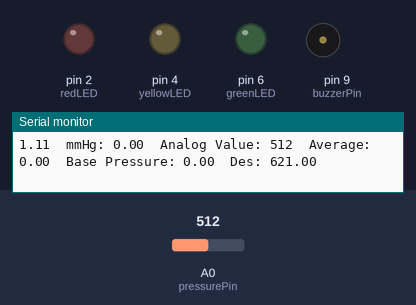
Recording of a sketch running on a simulated Arduino Uno, built with avr-gcc and run on an emulated ATmega328P. Shown: output pins drawn as LEDs (lit = HIGH), buzzer (waves = sounding, pin HIGH), the last lines printed to the serial monitor. Inputs (shaded band) come from the test bench; at power-on: A0 (pressurePin) = 512.

Above: at 1.2 s.
1.3 s: A0 (pressurePin) set to 486
At 2.0 s:
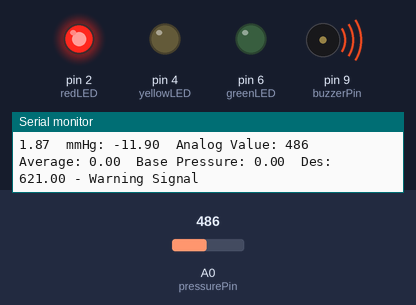
4.3 s: A0 (pressurePin) set to 511
At 6.7 s:
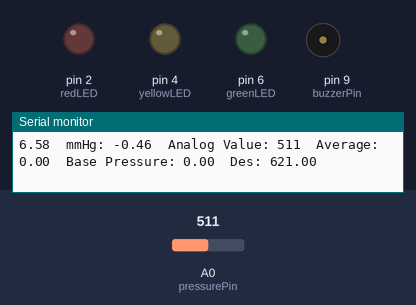
Timing chart, 0 to 8.2 s (numbered marks = the images above; inputs shaded):
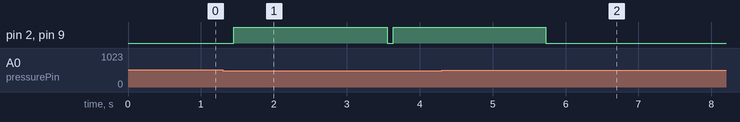

The sketch:

prototype2.ino
```cpp
const int redLED = 2; // LED pin for pressure warning
const int greenLED = 6; // LED pin for start use
const int yellowLED = 4; // LED pin for initialization
const int buzzerPin = 9; // Buzzer pin
const int pressurePin = A0; // Pin to take pressure reading
int pressureValue = 0; // Pressure value in analog units
float pressureInmmHg; // Pressure value in mmHg
const float desiredPressure = 50.0; // Threshold for initialzation - 18mmHg
float desiredVoltage = mmHgToValue(desiredPressure); // Desired analog read value
// 0.45 mmHg per 1 in ADC
float basePressure; // Pressure that will be used as base (somewhat like intraocular pressure)
const float zeroPressure = 2.5*1024/5;
// long delayValue = 1000000/2500/2; // Delay for buzzer

// Required variables for running average
const int numReadings = 20;
float total = 0;
float average;

// Test variables
int averageCounter = 0;
int canBuzz = 0;
unsigned long buzzTimeCount = 0;
boolean turnOnLED = false;

void setup(){

 pinMode(yellowLED, OUTPUT);

 pinMode(redLED, OUTPUT);

 pinMode(greenLED, OUTPUT);

 pinMode(buzzerPin, OUTPUT);

 Serial.begin(9600);
}

void loop(){
  unsigned long currentMillis = millis();
  static int pri1=0, pri2=0;

  pri2 = pri1;
  pri1 = pressureValue;
  pressureValue = analogRead(pressurePin);
  pressureInmmHg = (((float)pressureValue * 5 / 1024) - 2.5) * 500 / 4 * 0.750061683;

  if (canBuzz == 1){
     if( currentMillis - buzzTimeCount < 2000 )
     {
       Serial.print(currentMillis / 1000.0);
       Serial.print("\t");
       Serial.print("mmHg: ");
       Serial.print(pressureInmmHg);
       Serial.print("\tAnalog Value: ");
       Serial.print(pressureValue);
       Serial.print("\tAverage: ");
       Serial.print(average);
       Serial.print("\tBase Pressure: ");
       Serial.print(basePressure);
       Serial.print("\tDes: ");
       Serial.print(desiredVoltage);
       Serial.print("\r");
       Serial.print(" - Warning Signal\r\n");

       //digitalWrite(buzzerPin,HIGH); // The buzzer of this can emit sound with basic high voltage.
     }
     else
     {
       digitalWrite(buzzerPin,LOW);
       digitalWrite(redLED,LOW);
       // Reset
       averageCounter = 0;
       basePressure = 0;
       canBuzz=0;
       total=0;
     }
   }
  else { // No Bussing - General Operation Routine!
     //pressureValue = analogRead(pressurePin);
     //pressureInmmHg = (((float)pressureValue * 5 / 1024) - 2.5) * 500 / 4 * 0.750061683;

     // Turn on LED if...
     if (pressureValue > desiredVoltage -5 && pressureValue < desiredVoltage + 15)
     {
         // Set variable to allow LED lighting
         if( averageCounter == 0){
           averageCounter = 1;
         }

         // Turn on yellow LED when user has reached desiredVoltage
         if (averageCounter >= 0 && averageCounter <= numReadings){
           turnOnLED = true;
         }
         else {
           turnOnLED = false;
         }

     }
     else {
       turnOnLED = false;
     }

     if (turnOnLED == true)
     {
      digitalWrite(yellowLED, HIGH);
     }
     else {
      digitalWrite(yellowLED, LOW);
     }

    if (averageCounter >= 1 && averageCounter <= numReadings)
    {
      total += pressureValue;
      average = (float)total / (float)numReadings;

      if (averageCounter == numReadings){
         basePressure = average;
      }

      averageCounter += 1;
    }

    if (averageCounter >= numReadings) {
      digitalWrite(greenLED, HIGH);
    }
    else{
      digitalWrite(greenLED, LOW);
    }

     Serial.print(currentMillis / 1000.0);
     Serial.print("\t");
     Serial.print("mmHg: ");
     Serial.print(pressureInmmHg);
     Serial.print("\tAnalog Value: ");
     Serial.print(pressureValue);
     Serial.print("\tAverage: ");
     Serial.print(average);
     Serial.print("\tBase Pressure: ");
     Serial.print(basePressure);
     Serial.print("\tDes: ");
     Serial.print(desiredVoltage);
     Serial.print("\r\n");

     // If pressure gets too low
     if( (pressureValue < basePressure - 87) || (pressureValue < zeroPressure-10) || ((pressureValue < mmHgToValue(10)) && (averageCounter >= 20)) )
     //if(pressureValue < zeroPressure)
     {
       digitalWrite(redLED, HIGH);
       digitalWrite(greenLED, LOW);
       canBuzz = 1;

       buzzTimeCount = millis();
       digitalWrite(buzzerPin,HIGH); // The buzzer of this can emit sound with basic high voltage.
     }
     else {
      digitalWrite(redLED, LOW);
      digitalWrite(buzzerPin, LOW);
     }
  }
}

int mmHgToValue(float iPres)
{
  return (((iPres*4.0/500.0/0.7500061683)+2.5)*1024/5);
}
```

Measured:
- the behaviour switches between 502 and 501 on A0 (pressurePin) (found by bisection; images 0 and 1)
- after the input at 1.3 s, pin 2 (redLED), pin 9 (buzzerPin): LOW → HIGH after 0.15 s, → LOW 2.1 s later, → HIGH 0.09 s later
- after the input at 4.3 s, pin 2 (redLED), pin 9 (buzzerPin): goes on until 5.7 s, then stays LOW
